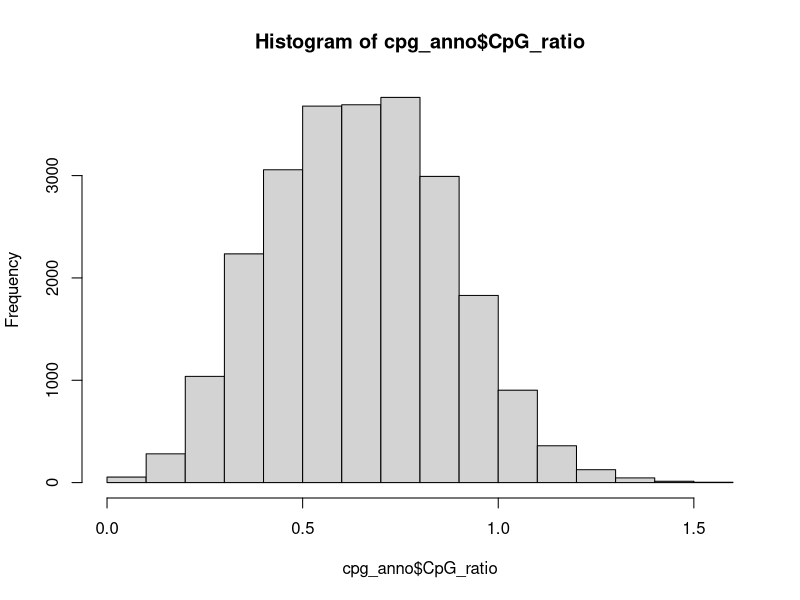
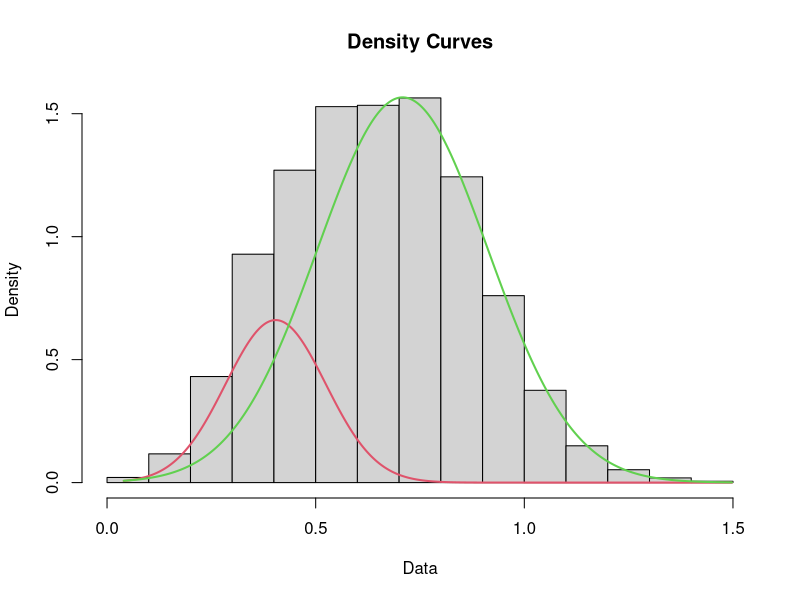
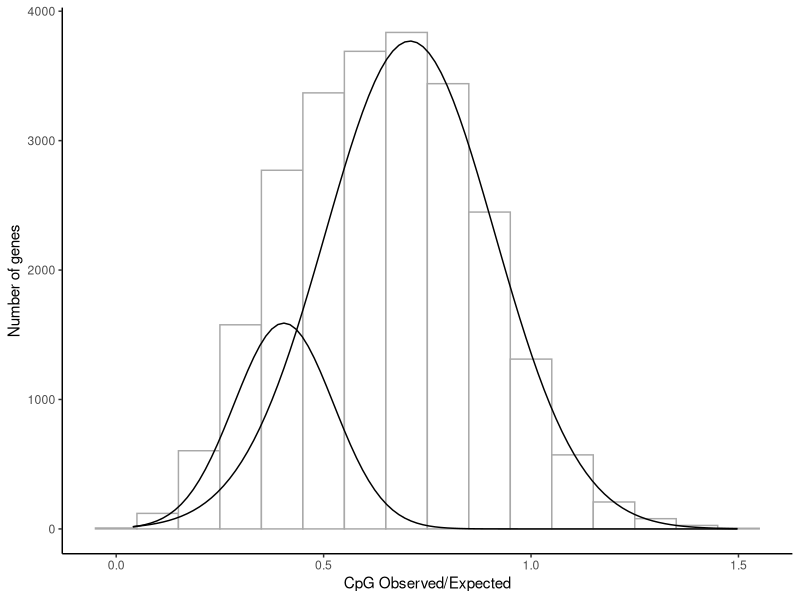

Reproduce these figures in R, in order.
## ---- chunk 1
knitr::opts_chunk$set(echo = TRUE)
## ---- chunk 2
library(plyr)
library(dplyr)
library(ggplot2)
library(mixtools)
library(fitdistrplus)
## ---- chunk 3
cpg_anno <- read.delim("Dec-July-2019-analysis/output/WGBS/Mcap_cpg_anno.txt", header=FALSE) %>%
  rename(Gene = V1) %>% rename(CpG_ratio = V2)

set.seed(101)
## ---- chunk 4
range(cpg_anno$CpG_ratio)
hist(cpg_anno$CpG_ratio)

cpg_anno <- cpg_anno %>% 
  filter(CpG_ratio >= 0.001) %>% # setting minimum
  filter(CpG_ratio <= 1.5) # setting maximum 

range(cpg_anno$CpG_ratio)
## ---- chunk 5
mixmodel <- normalmixEM(cpg_anno$CpG_ratio, k = 2)

plot(mixmodel, which = 2)
## ---- chunk 6
cpg_anno %>% 
  ggplot(., aes(x=CpG_ratio)) + theme_classic() + 
  geom_histogram(binwidth=0.1, fill = "white", color="darkgrey", alpha=0.9) + 
  ylab("Number of genes") + xlab("CpG Observed/Expected") +
  mapply(
    function(mean, sd, lambda, n, binwidth) {
      stat_function(
        fun = function(x) {
          (dnorm(x, mean = mean, sd = sd)) * n * binwidth * lambda
        }
      )
    },
    mean = mixmodel[["mu"]], #mean
    sd = mixmodel[["sigma"]], #standard deviation
    lambda = mixmodel[["lambda"]], #amplitude
    n = length(cpg_anno$CpG_ratio), #sample size
    binwidth = 0.1 #binwidth used for histogram; needs to match the above binwidth 
  )
## ---- chunk 7
intersect <- function(m1, s1, m2, s2, prop1, prop2){
  
  B <- (m1/s1^2 - m2/s2^2)
  A <- 0.5*(1/s2^2 - 1/s1^2)
  C <- 0.5*(m2^2/s2^2 - m1^2/s1^2) - log((s1/s2)*(prop2/prop1))
  
  (-B + c(1,-1)*sqrt(B^2 - 4*A*C))/(2*A)
}

mixmodel[["mu"]] #means
mixmodel[["sigma"]] #standard deviations
mixmodel[["lambda"]] #amplitudes

intersect_pt <- intersect(mixmodel[["mu"]][1], mixmodel[["sigma"]][1], 
                          mixmodel[["mu"]][2], mixmodel[["sigma"]][2], 
                          mixmodel[["lambda"]][1], mixmodel[["lambda"]][2])
## ---- chunk 8
fitdistr(cpg_anno$CpG_ratio, "normal")
## ---- chunk 9
cpg_anno <- cpg_anno %>%
  mutate(status = if_else(CpG_ratio >= intersect_pt[2], "weakly", "heavily"))

nrow(cpg_anno) # 24,065
nrow(cpg_anno[cpg_anno$status == "weakly",]) # 19,440
nrow(cpg_anno[cpg_anno$status == "heavily",])# 4,625
